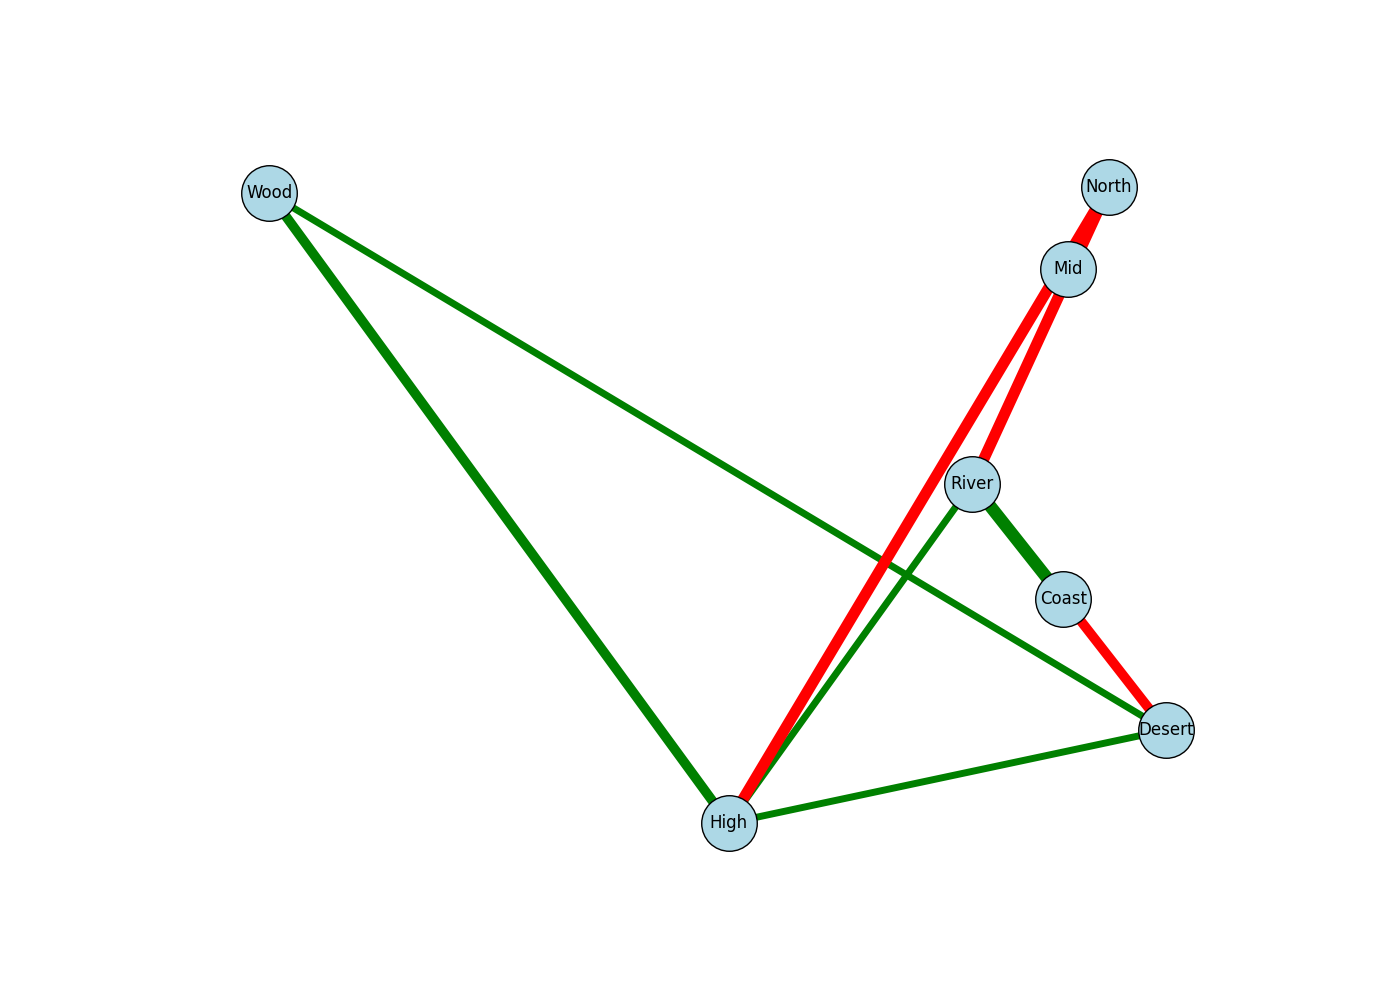

Write the Python code that produced this figure.
import matplotlib.pyplot as plt
import networkx as nx
import numpy as np

kingdoms = [
    "North", "River", "High", "Wood",
    "Desert", "Coast", "Mid"
]

relationships = [
    ("North", "River", 8),
    ("River", "High", 5),
    ("High", "Wood", -7),
    ("Wood", "Desert", -5),
    ("Desert", "Coast", 7),
    ("Mid", "North", 4),
    ("River", "Coast", 9),
    ("High", "Desert", 5),
    ("North", "High", -8)
]

G = nx.Graph()  # Change to undirected graph
G.add_nodes_from(kingdoms)
G.add_weighted_edges_from(relationships)

pos = nx.spring_layout(G, seed=42)

fig, ax = plt.subplots(figsize=(14, 10))

nx.draw_networkx_nodes(G, pos, node_size=1600, node_color='lightblue', edgecolors='black', ax=ax)

# Manually shuffle the assigned color positions
edge_colors = ['red', 'green', 'green', 'green', 'red', 'red', 'green', 'green', 'red']
weights = np.abs([weight for u, v, weight in relationships])
nx.draw_networkx_edges(
    G, pos, edgelist=relationships,
    edge_color=edge_colors, width=weights, ax=ax
)

nx.draw_networkx_labels(G, pos, font_size=12, verticalalignment='center', ax=ax)

plt.axis('off')
plt.show()
